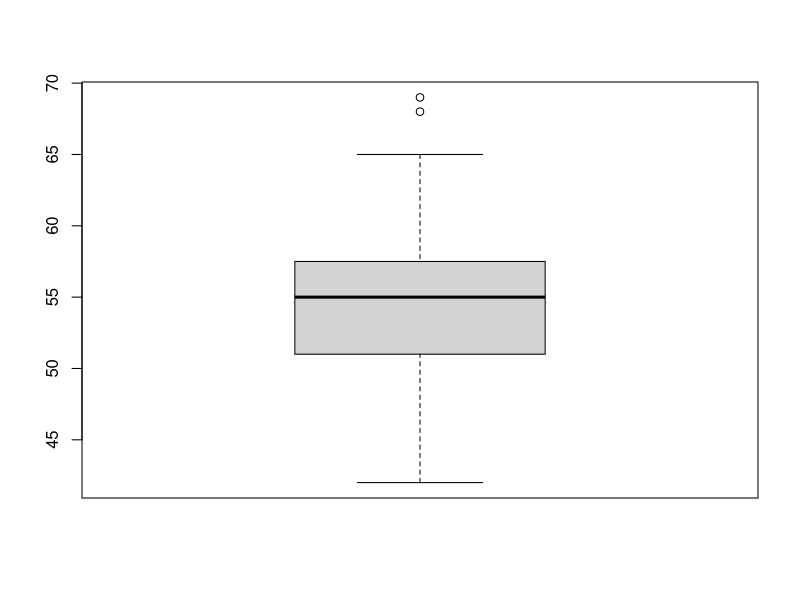

Write R code to recreate this figure.
# Elementary Statistics - STAT154
# Spring 2023 – Lab1


ages = c(57,61,57,57,58,57,61,54,68,51,49,64,50,48,65,52,56,46,54,49,51,47,55,55,54,42,51,56,55,51,54,51,60,62,43,55,56,61,52,69)

# a. mean
mean = mean(ages)
print(mean)

# b. median
median = median(ages)
print(median)

# c. mode
mode = mode(ages)
print(mode)

# d. midrange
midrange = (min(ages) + max(ages))/2
print(midrange)

# e. range
range = range(ages)
print(range)
range = max(ages) - min(ages)
print(range)

# f. Standard Deviation
 SD = sd(ages)
 SD
 
# g. Varience
 var = var(ages)
 var
 
# h. first quartile
 Q1 = quantile(ages, 0.25)
 Q1

# i. 35th Percentile
 P35 = quantile(ages, 0.35)
 P35
 
# j. 7th decile
D7 = quantile(ages, 0.7)
D7

# k Mean Absolute Deviation (MAD)
MAD = mean(abs(ages - mean(ages)))
MAD

# l. Z-Scores
Z = (ages - mean(ages))/sd(ages)
Z

# m. Teddy Roosevelt was 42 years of age when he was inaugurated. Is his age “unusual”? Why or why not?
            #Yes his age was unusual, its way younger that the box plot shows

# n. Box Plot
boxplot(ages)

